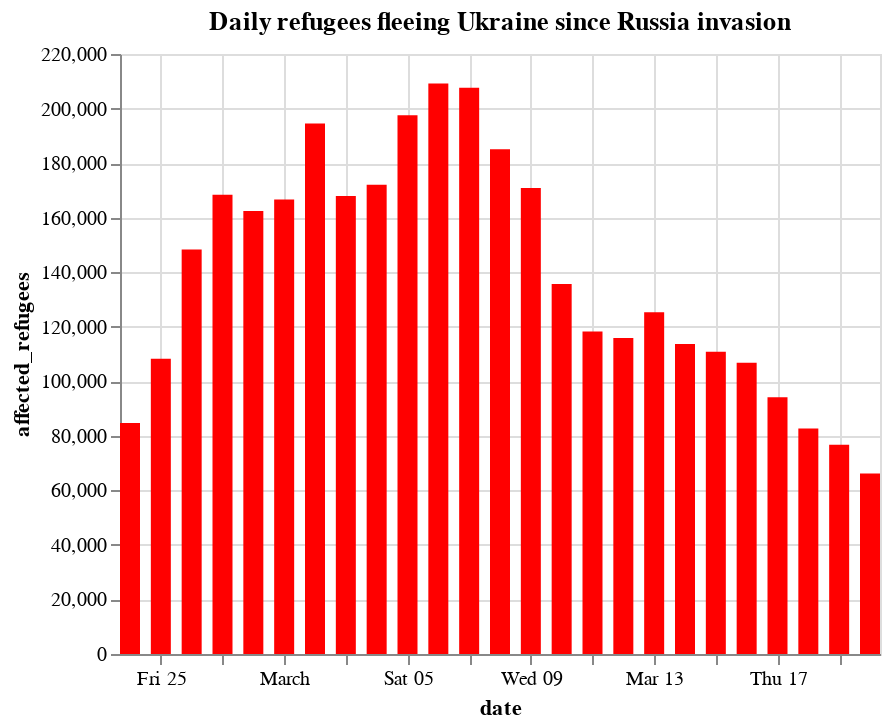

Source (notebook cell):
### Markdown cell above
#### Try it as a column chart

### Code cell
alt.Chart(refugees).mark_bar(color="red", size=10).encode(
    x="date:T", y="affected_refugees"
).properties(
    width=380, height=300, title="Daily refugees fleeing Ukraine since Russia invasion"
)

### Figure 1 — Vega-Lite specification as saved in the notebook (floating-point values rounded to 4 significant figures)
{"config": {"view": {"continuousWidth": 400, "continuousHeight": 300}}, "data": {"name": "data-224b1c1349dff1b666644ff5894b66d1"}, "mark": {"type": "bar", "color": "red", "size": 10}, "encoding": {"x": {"field": "date", "type": "temporal"}, "y": {"field": "affected_refugees", "type": "quantitative"}}, "height": 300, "title": "Daily refugees fleeing Ukraine since Russia invasion", "width": 380, "$schema": "https://vega.github.io/schema/vega-lite/v4.17.0.json", "datasets": {"data-224b1c1349dff1b666644ff5894b66d1": [{"date": "2022-02-24", "affected_refugees": 84681, "cumsum": 84681}, {"date": "2022-02-25", "affected_refugees": 108301, "cumsum": 192982}, {"date": "2022-02-26", "affected_refugees": 148319, "cumsum": 341301}, {"date": "2022-02-27", "affected_refugees": 168364, "cumsum": 509665}, {"date": "2022-02-28", "affected_refugees": 162474, "cumsum": 672139}, {"date": "2022-03-01", "affected_refugees": 166690, "cumsum": 838829}, {"date": "2022-03-02", "affected_refugees": 194483, "cumsum": 1033312}, {"date": "2022-03-03", "affected_refugees": 167905, "cumsum": 1201217}, {"date": "2022-03-04", "affected_refugees": 172099, "cumsum": 1373316}, {"date": "2022-03-05", "affected_refugees": 197520, "cumsum": 1570836}, {"date": "2022-03-06", "affected_refugees": 209160, "cumsum": 1779996}, {"date": "2022-03-07", "affected_refugees": 207660, "cumsum": 1987656}, {"date": "2022-03-08", "affected_refugees": 185038, "cumsum": 2172694}, {"date": "2022-03-09", "affected_refugees": 170843, "cumsum": 2343537}, {"date": "2022-03-10", "affected_refugees": 135655, "cumsum": 2479192}, {"date": "2022-03-11", "affected_refugees": 118268, "cumsum": 2597460}, {"date": "2022-03-12", "affected_refugees": 115822, "cumsum": 2713282}, {"date": "2022-03-13", "affected_refugees": 125317, "cumsum": 2838599}, {"date": "2022-03-14", "affected_refugees": 113676, "cumsum": 2952275}, {"date": "2022-03-15", "affected_refugees": 110820, "cumsum": 3063095}, {"date": "2022-03-16", "affected_refugees": 106802, "cumsum": 3169897}, {"date": "2022-03-17", "affected_refugees": 94157, "cumsum": 3264054}, {"date": "2022-03-18", "affected_refugees": 82655, "cumsum": 3346709}, {"date": "2022-03-19", "affected_refugees": 76757, "cumsum": 3423466}, {"date": "2022-03-20", "affected_refugees": 66178, "cumsum": 3489644}]}}
